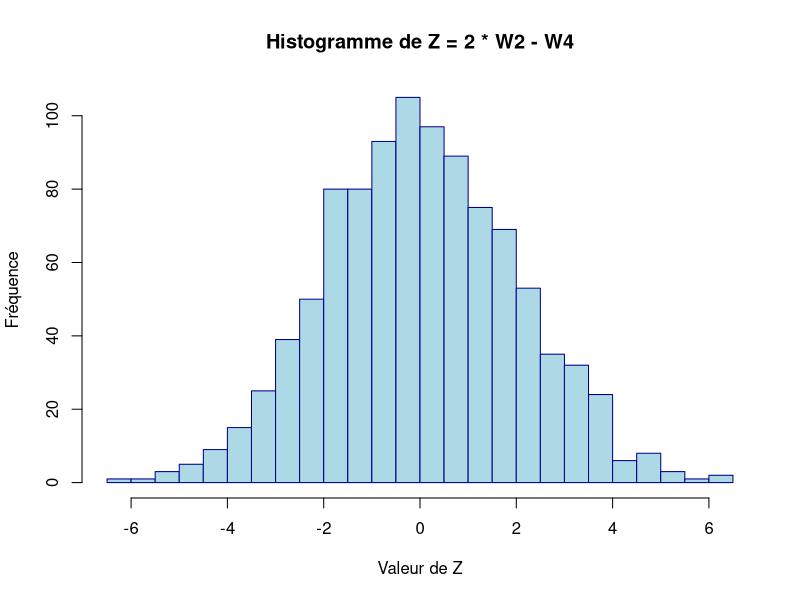
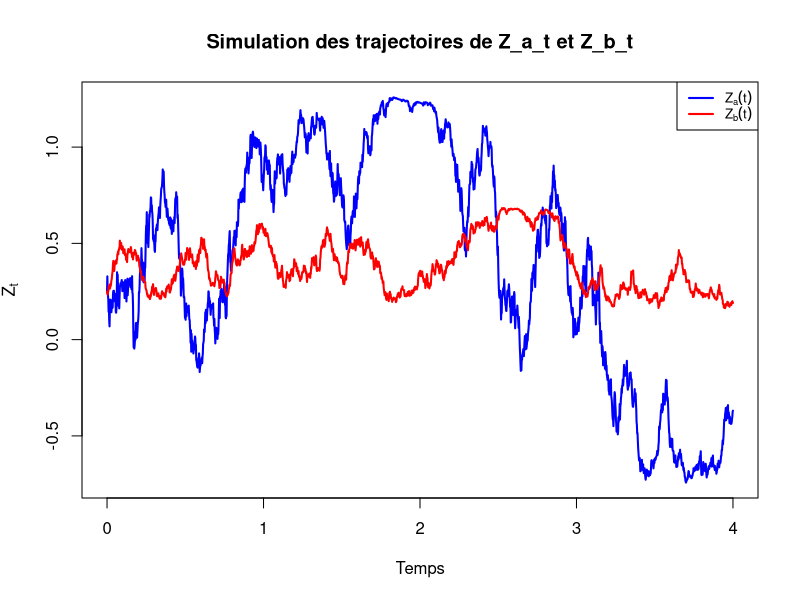

Here is the R script that generated these plots, in order:
set.seed(3379)
#################### # Q1 a) #####################

# Configuration des paramètres
T <- 4                       # Nombre d'unités de temps
n <- 500                     # Nombre de pas de temps par unité de temps
M <- 1000                    # Nombre de chemins
deltaT <- T / (T * n)        # Taille de chaque pas de temps

# Matrice pour stocker les chemins de Brownian Motion
W <- matrix(0, nrow = M, ncol = T * n + 1) # M chemins, chacun avec T*n + 1 points

# Simulation des chemins
for (i in 1:M) {
  W[i, 2:(T * n + 1)] <- cumsum(sqrt(deltaT) * rnorm(T * n))
}

#################### # Q1 b) #####################

# Extraire les valeurs de W2, W3 et W4 pour chaque chemin
W2 <- W[, 2 * n]        # W_t pour t = 2
W3 <- W[, 3 * n]        # W_t pour t = 3
W4 <- W[, 4 * n]        # W_t pour t = 4

# (i) Calcul de la corrélation Corr(W2, W4)
corr_W2_W4 <- cor(W2, W4)

# (ii) Calcul de la corrélation Corr(W2, (W4 - W3)^3)
diff_W4_W3_cubed <- (W4 - W3)^3
corr_W2_diffW4W3_cubed <- cor(W2, diff_W4_W3_cubed)

# Affichage des résultats
cat("Corr(W2, W4) =", corr_W2_W4, "\n")
cat("Corr(W2, (W4 - W3)^3) =", corr_W2_diffW4W3_cubed, "\n")

#################### # Q1 c) #####################
# in the report

#################### # Q1 d) #####################
# Calcul de la variable Z = 2 * W2 - W4 pour chaque chemin
Z <- 2 * W2 - W4

# Tracé de l'histogramme de Z
hist(Z, breaks = 30, col = "lightblue", main = "Histogramme de Z = 2 * W2 - W4",
     xlab = "Valeur de Z", ylab = "Fréquence", border = "darkblue")

#################### # Q1 e) #####################
num_simulations <- 100       # Nombre de simulations Monte Carlo

# Initialiser un vecteur pour stocker la variance de Z pour chaque simulation
variances_Z <- numeric(num_simulations)

# Boucle de simulation Monte Carlo
for (sim in 1:num_simulations) {
  
  # Simulation de M chemins de Brownian Motion
  W <- matrix(0, nrow = M, ncol = T * n + 1)
  for (i in 1:M) {
    W[i, 2:(T * n + 1)] <- cumsum(sqrt(deltaT) * rnorm(T * n))
  }
  
  # Extraction de W2 et W4 pour calculer Z
  W2 <- W[, 2 * n]
  W4 <- W[, 4 * n]
  Z <- 2 * W2 - W4
  
  # Calcul de la variance de Z pour cette simulation
  variances_Z[sim] <- var(Z)
}

# Estimation finale de la variance de Z par la moyenne des variances de chaque simulation
variance_Z_MC <- mean(variances_Z)

# Affichage du résultat
cat("Estimation Monte Carlo de la variance de Z :", variance_Z_MC, "\n")

#################### # Q1 f) #####################
# in the report ( juste demander à abubakar si il faut exprimer les mouvements browniens
# en fonction d'une certaine filtration F?)

#################### # Q2 a) #####################
Delta_t <- 1/n  # Taille du pas de temps
Z_0_a <- 0.25     # Valeur initiale de Z
W_0_a <- 0        # Valeur initiale de W

# Séquence de temps
t <- Delta_t * (0:(T * n))  # Sequence de temps pour le plot

# Initialisation des vecteurs pour Z et W
Z_a <- numeric(T * n + 1)  # Vecteur de stockage pour Z
W_a <- numeric(T * n + 1)  # Vecteur de stockage pour W
Z_a[1] <- Z_0_a              # Condition initiale pour Z
W_a[1] <- W_0_a              # Condition initiale pour W

# Simulation de W et de Z
for (k in 1:(T * n)) {
  # Incrément de W avec un Brownien standard
  dW_a <- rnorm(1, mean = 0, sd = sqrt(Delta_t))
  W_a[k + 1] <- W_a[k] + dW_a  # Mise à jour de W
  
  # Mise à jour de Z en utilisant la méthode d'Euler-Maruyama
  Z_a[k + 1] <- Z_a[k] + (-1/2 * sin(W_a[k])) * Delta_t + cos(W_a[k]) * dW_a
}

#################### # Q2 b) and explication in the report #####################
# Paramètres de simulation
Z_0_b <- 0.25           # Valeur initiale de Z

# Initialisation des vecteurs pour Z et W
Z_b <- numeric(T * n + 1)     # Vecteur de stockage pour Z
Z_b[1] <- Z_0_b                 # Condition initiale pour Z
W_b <- numeric(T * n + 1)     # Vecteur de stockage pour W
W_b[1] <- 0                   # Condition initiale pour W

# Simulation plus précise de W et Z
Z_increments <- rnorm(T * n)  # Incréments iid de N(0,1) pour simuler W
for (k in 1:(T * n)) {
  # Incrément de W avec un Brownien standard
  dW_b <- sqrt(Delta_t) * Z_increments[k]
  W_b[k + 1] <- W_b[k] + dW_b
  
  # Mise à jour de Z avec une discrétisation exponentielle
  Z_b[k + 1] <- Z_b[k] * exp((-1/2 * sin(W_b[k])) * Delta_t + cos(W_b[k]) * dW_b)
}

#################### # Q2 c) #####################
# Tracé de la trajectoire de Z_a
plot(t, Z_a, type = "l", col = "blue", lwd = 2,
     xlab = "Temps", ylab = expression(Z[t]), main = "Simulation des trajectoires de Z_a_t et Z_b_t")

# Ajout de la trajectoire de Z_b sur le même graphique
lines(t, Z_b, col = "red", lwd = 2)

# Ajouter une légende pour différencier les trajectoires
legend("topright", legend = c(expression(Z[a](t)), expression(Z[b](t))),
       col = c("blue", "red"), lwd = 2, cex = 0.8)

#################### # Q2 d) #####################
# in the report

#################### Questions 3 and 4 are in F70CF_assignment_2024.R #####################
